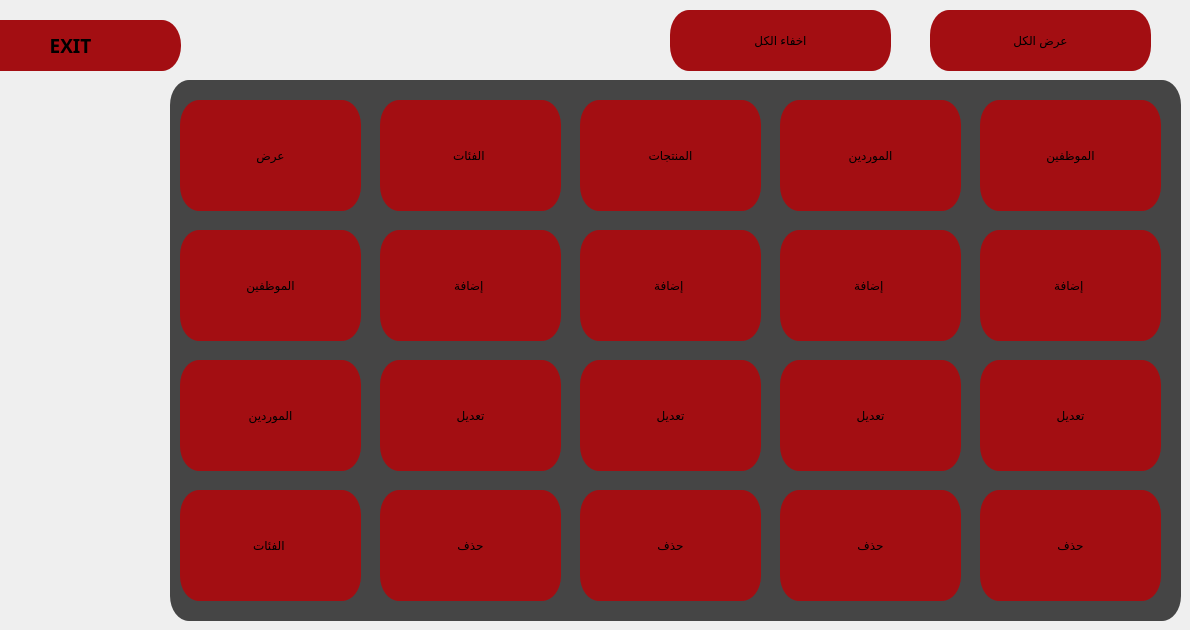
    <widget class="QWidget" name="tab_16">
     <attribute name="title">
      <string>Page</string>
     </attribute>
     <widget class="QFrame" name="frame_menu">
      <property name="enabled">
       <bool>true</bool>
      </property>
      <property name="geometry">
       <rect>
        <x>170</x>
        <y>80</y>
        <width>1011</width>
        <height>541</height>
       </rect>
      </property>
      <property name="whatsThis">
       <string>&lt;html&gt;&lt;head/&gt;&lt;body&gt;&lt;p&gt;&lt;img src=&quot;:/pt/pos.png&quot;/&gt;&lt;/p&gt;&lt;/body&gt;&lt;/html&gt;</string>
      </property>
      <property name="styleSheet">
       <string notr="true">
QFrame{
	border-radius: 19px solid;
	background-color: qlineargradient(spread:pad, x1:1, y1:1, x2:1, y2:1, stop:1 rgba(0, 0, 0, 181));
}
QFrame:hover{
	border-left:3px solid rgb(255, 242, 0);
	border-bottom:3px solid rgb(255, 242, 0);
    border-top:3px solid rgb(255, 190, 0);
	border-right:3px solid rgb(255, 190, 0);
	

}</string>
      </property>
      <property name="frameShape">
       <enum>QFrame::StyledPanel</enum>
      </property>
      <property name="frameShadow">
       <enum>QFrame::Raised</enum>
      </property>
      <widget class="QPushButton" name="btn_show_list_user">
       <property name="geometry">
        <rect>
         <x>810</x>
         <y>20</y>
         <width>181</width>
         <height>111</height>
        </rect>
       </property>
       <property name="cursor">
        <cursorShape>PointingHandCursor</cursorShape>
       </property>
       <property name="styleSheet">
        <string notr="true">QPushButton{
	border-radius: 19px solid;
	border-bottom:0px solid rgb(171, 16, 20);
    border-top:0px solid rgb(171, 16, 20);
	
	background-color: rgb(163, 14, 18);


  

}
QPushButton:hover{
	border-radius: 19px solid;
	border-bottom:0px solid rgb(171, 16, 20);
    border-top:0px solid rgb(171, 16, 20);
	
	background-color: rgb(44, 50, 93);


  

}

QPushButton:pressed{
	border-radius: 36px solid;
	border-bottom:0px solid rgb(171, 16, 20);
    border-top:0px solid rgb(171, 16, 20);
	
	background-color: rgb(44, 50, 93);


  

}
</string>
       </property>
       <property name="text">
        <string>الموظفين</string>
       </property>
       <property name="icon">
        <iconset resource="../../Desktop/pt.qrc">
         <normaloff>:/pt/administrator.png</normaloff>:/pt/administrator.png</iconset>
       </property>
       <property name="iconSize">
        <size>
         <width>70</width>
         <height>70</height>
        </size>
       </property>
      </widget>
      <widget class="QPushButton" name="btn_add_user">
       <property name="geometry">
        <rect>
         <x>810</x>
         <y>150</y>
         <width>181</width>
         <height>111</height>
        </rect>
       </property>
       <property name="cursor">
        <cursorShape>PointingHandCursor</cursorShape>
       </property>
       <property name="styleSheet">
        <string notr="true">QPushButton{
	border-radius: 19px solid;
	border-bottom:0px solid rgb(171, 16, 20);
    border-top:0px solid rgb(171, 16, 20);
	
	background-color: rgb(163, 14, 18);


  

}
QPushButton:hover{
	border-radius: 19px solid;
	border-bottom:0px solid rgb(171, 16, 20);
    border-top:0px solid rgb(171, 16, 20);
	
	background-color: rgb(44, 50, 93);


  

}

QPushButton:pressed{
	border-radius: 36px solid;
	border-bottom:0px solid rgb(171, 16, 20);
    border-top:0px solid rgb(171, 16, 20);
	
	background-color: rgb(44, 50, 93);


  

}
</string>
       </property>
       <property name="text">
        <string>إضافة </string>
       </property>
       <property name="icon">
        <iconset resource="../../Desktop/pt.qrc">
         <normaloff>:/pt/add1.png</normaloff>:/pt/add1.png</iconset>
       </property>
       <property name="iconSize">
        <size>
         <width>70</width>
         <height>70</height>
        </size>
       </property>
      </widget>
      <widget class="QPushButton" name="btn_edit_user">
       <property name="geometry">
        <rect>
         <x>810</x>
         <y>280</y>
         <width>181</width>
         <height>111</height>
        </rect>
       </property>
       <property name="cursor">
        <cursorShape>PointingHandCursor</cursorShape>
       </property>
       <property name="styleSheet">
        <string notr="true">QPushButton{
	border-radius: 19px solid;
	border-bottom:0px solid rgb(171, 16, 20);
    border-top:0px solid rgb(171, 16, 20);
	
	background-color: rgb(163, 14, 18);


  

}
QPushButton:hover{
	border-radius: 19px solid;
	border-bottom:0px solid rgb(171, 16, 20);
    border-top:0px solid rgb(171, 16, 20);
	
	background-color: rgb(44, 50, 93);


  

}

QPushButton:pressed{
	border-radius: 36px solid;
	border-bottom:0px solid rgb(171, 16, 20);
    border-top:0px solid rgb(171, 16, 20);
	
	background-color: rgb(44, 50, 93);


  

}
</string>
       </property>
       <property name="text">
        <string>تعديل</string>
       </property>
       <property name="icon">
        <iconset resource="../../Desktop/pt.qrc">
         <normaloff>:/pt/edit.png</normaloff>:/pt/edit.png</iconset>
       </property>
       <property name="iconSize">
        <size>
         <width>70</width>
         <height>70</height>
        </size>
       </property>
      </widget>
      <widget class="QPushButton" name="btn_delete_user">
       <property name="geometry">
        <rect>
         <x>810</x>
         <y>410</y>
         <width>181</width>
         <height>111</height>
        </rect>
       </property>
       <property name="cursor">
        <cursorShape>PointingHandCursor</cursorShape>
       </property>
       <property name="styleSheet">
        <string notr="true">QPushButton{
	border-radius: 19px solid;
	border-bottom:0px solid rgb(171, 16, 20);
    border-top:0px solid rgb(171, 16, 20);
	
	background-color: rgb(163, 14, 18);


  

}
QPushButton:hover{
	border-radius: 19px solid;
	border-bottom:0px solid rgb(171, 16, 20);
    border-top:0px solid rgb(171, 16, 20);
	
	background-color: rgb(44, 50, 93);


  

}

QPushButton:pressed{
	border-radius: 36px solid;
	border-bottom:0px solid rgb(171, 16, 20);
    border-top:0px solid rgb(171, 16, 20);
	
	background-color: rgb(44, 50, 93);


  

}
</string>
       </property>
       <property name="text">
        <string>حذف</string>
       </property>
       <property name="icon">
        <iconset resource="../../Desktop/pt.qrc">
         <normaloff>:/pt/delete.png</normaloff>:/pt/delete.png</iconset>
       </property>
       <property name="iconSize">
        <size>
         <width>70</width>
         <height>70</height>
        </size>
       </property>
      </widget>
      <widget class="QPushButton" name="btn_show_list_sup">
       <property name="geometry">
        <rect>
         <x>610</x>
         <y>20</y>
         <width>181</width>
         <height>111</height>
        </rect>
       </property>
       <property name="cursor">
        <cursorShape>PointingHandCursor</cursorShape>
       </property>
       <property name="styleSheet">
        <string notr="true">QPushButton{
	border-radius: 19px solid;
	border-bottom:0px solid rgb(171, 16, 20);
    border-top:0px solid rgb(171, 16, 20);
	
	background-color: rgb(163, 14, 18);


  

}
QPushButton:hover{
	border-radius: 19px solid;
	border-bottom:0px solid rgb(171, 16, 20);
    border-top:0px solid rgb(171, 16, 20);
	
	background-color: rgb(44, 50, 93);


  

}

QPushButton:pressed{
	border-radius: 36px solid;
	border-bottom:0px solid rgb(171, 16, 20);
    border-top:0px solid rgb(171, 16, 20);
	
	background-color: rgb(44, 50, 93);


  

}
</string>
       </property>
       <property name="text">
        <string>الموردين</string>
       </property>
       <property name="icon">
        <iconset resource="../../Desktop/pt.qrc">
         <normaloff>:/pt/conference.png</normaloff>:/pt/conference.png</iconset>
       </property>
       <property name="iconSize">
        <size>
         <width>70</width>
         <height>70</height>
        </size>
       </property>
      </widget>
      <widget class="QPushButton" name="btn_show_list_category">
       <property name="geometry">
        <rect>
         <x>410</x>
         <y>20</y>
         <width>181</width>
         <height>111</height>
        </rect>
       </property>
       <property name="cursor">
        <cursorShape>PointingHandCursor</cursorShape>
       </property>
       <property name="styleSheet">
        <string notr="true">QPushButton{
	border-radius: 19px solid;
	border-bottom:0px solid rgb(171, 16, 20);
    border-top:0px solid rgb(171, 16, 20);
	
	background-color: rgb(163, 14, 18);


  

}
QPushButton:hover{
	border-radius: 19px solid;
	border-bottom:0px solid rgb(171, 16, 20);
    border-top:0px solid rgb(171, 16, 20);
	
	background-color: rgb(44, 50, 93);


  

}

QPushButton:pressed{
	border-radius: 36px solid;
	border-bottom:0px solid rgb(171, 16, 20);
    border-top:0px solid rgb(171, 16, 20);
	
	background-color: rgb(44, 50, 93);


  

}
</string>
       </property>
       <property name="text">
        <string>المنتجات</string>
       </property>
       <property name="icon">
        <iconset resource="../../Desktop/pt.qrc">
         <normaloff>:/pt/product.png</normaloff>:/pt/product.png</iconset>
       </property>
       <property name="iconSize">
        <size>
         <width>70</width>
         <height>70</height>
        </size>
       </property>
      </widget>
      <widget class="QPushButton" name="btn_show_list_items">
       <property name="geometry">
        <rect>
         <x>210</x>
         <y>20</y>
         <width>181</width>
         <height>111</height>
        </rect>
       </property>
       <property name="cursor">
        <cursorShape>PointingHandCursor</cursorShape>
       </property>
       <property name="styleSheet">
        <string notr="true">QPushButton{
	border-radius: 19px solid;
	border-bottom:0px solid rgb(171, 16, 20);
    border-top:0px solid rgb(171, 16, 20);
	
	background-color: rgb(163, 14, 18);


  

}
QPushButton:hover{
	border-radius: 19px solid;
	border-bottom:0px solid rgb(171, 16, 20);
    border-top:0px solid rgb(171, 16, 20);
	
	background-color: rgb(44, 50, 93);


  

}

QPushButton:pressed{
	border-radius: 36px solid;
	border-bottom:0px solid rgb(171, 16, 20);
    border-top:0px solid rgb(171, 16, 20);
	
	background-color: rgb(44, 50, 93);


  

}
</string>
       </property>
       <property name="text">
        <string>الفئات </string>
       </property>
       <property name="icon">
        <iconset resource="../../Desktop/pt.qrc">
         <normaloff>:/pt/food.png</normaloff>:/pt/food.png</iconset>
       </property>
       <property name="iconSize">
        <size>
         <width>70</width>
         <height>70</height>
        </size>
       </property>
      </widget>
      <widget class="QPushButton" name="btn_show_list_all">
       <property name="geometry">
        <rect>
         <x>10</x>
         <y>20</y>
         <width>181</width>
         <height>111</height>
        </rect>
       </property>
       <property name="cursor">
        <cursorShape>PointingHandCursor</cursorShape>
       </property>
       <property name="styleSheet">
        <string notr="true">QPushButton{
	border-radius: 19px solid;
	border-bottom:0px solid rgb(171, 16, 20);
    border-top:0px solid rgb(171, 16, 20);
	
	background-color: rgb(163, 14, 18);


  

}
QPushButton:hover{
	border-radius: 19px solid;
	border-bottom:0px solid rgb(171, 16, 20);
    border-top:0px solid rgb(171, 16, 20);
	
	background-color: rgb(44, 50, 93);


  

}

QPushButton:pressed{
	border-radius: 36px solid;
	border-bottom:0px solid rgb(171, 16, 20);
    border-top:0px solid rgb(171, 16, 20);
	
	background-color: rgb(44, 50, 93);


  

}
</string>
       </property>
       <property name="text">
        <string>عرض</string>
       </property>
       <property name="icon">
        <iconset resource="../../Desktop/pt.qrc">
         <normaloff>:/pt/search.png</normaloff>:/pt/search.png</iconset>
       </property>
       <property name="iconSize">
        <size>
         <width>70</width>
         <height>70</height>
        </size>
       </property>
      </widget>
      <widget class="QPushButton" name="btn_show_all_users">
       <property name="geometry">
        <rect>
         <x>10</x>
         <y>150</y>
         <width>181</width>
         <height>111</height>
        </rect>
       </property>
       <property name="cursor">
        <cursorShape>PointingHandCursor</cursorShape>
       </property>
       <property name="styleSheet">
        <string notr="true">QPushButton{
	border-radius: 19px solid;
	border-bottom:0px solid rgb(171, 16, 20);
    border-top:0px solid rgb(171, 16, 20);
	
	background-color: rgb(163, 14, 18);


  

}
QPushButton:hover{
	border-radius: 19px solid;
	border-bottom:0px solid rgb(171, 16, 20);
    border-top:0px solid rgb(171, 16, 20);
	
	background-color: rgb(44, 50, 93);


  

}

QPushButton:pressed{
	border-radius: 36px solid;
	border-bottom:0px solid rgb(171, 16, 20);
    border-top:0px solid rgb(171, 16, 20);
	
	background-color: rgb(44, 50, 93);


  

}
</string>
       </property>
       <property name="text">
        <string>الموظفين</string>
       </property>
       <property name="icon">
        <iconset resource="../../Desktop/pt.qrc">
         <normaloff>:/pt/administrator.png</normaloff>:/pt/administrator.png</iconset>
       </property>
       <property name="iconSize">
        <size>
         <width>70</width>
         <height>70</height>
        </size>
       </property>
      </widget>
      <widget class="QPushButton" name="btn_show_all_sup">
       <property name="geometry">
        <rect>
         <x>10</x>
         <y>280</y>
         <width>181</width>
         <height>111</height>
        </rect>
       </property>
       <property name="cursor">
        <cursorShape>PointingHandCursor</cursorShape>
       </property>
       <property name="styleSheet">
        <string notr="true">QPushButton{
	border-radius: 19px solid;
	border-bottom:0px solid rgb(171, 16, 20);
    border-top:0px solid rgb(171, 16, 20);
	
	background-color: rgb(163, 14, 18);


  

}
QPushButton:hover{
	border-radius: 19px solid;
	border-bottom:0px solid rgb(171, 16, 20);
    border-top:0px solid rgb(171, 16, 20);
	
	background-color: rgb(44, 50, 93);


  

}

QPushButton:pressed{
	border-radius: 36px solid;
	border-bottom:0px solid rgb(171, 16, 20);
    border-top:0px solid rgb(171, 16, 20);
	
	background-color: rgb(44, 50, 93);


  

}
</string>
       </property>
       <property name="text">
        <string>الموردين</string>
       </property>
       <property name="icon">
        <iconset resource="../../Desktop/pt.qrc">
         <normaloff>:/pt/conference.png</normaloff>:/pt/conference.png</iconset>
       </property>
       <property name="iconSize">
        <size>
         <width>70</width>
         <height>70</height>
        </size>
       </property>
      </widget>
      <widget class="QPushButton" name="btn_show_all_items_category">
       <property name="geometry">
        <rect>
         <x>10</x>
         <y>410</y>
         <width>181</width>
         <height>111</height>
        </rect>
       </property>
       <property name="cursor">
        <cursorShape>PointingHandCursor</cursorShape>
       </property>
       <property name="styleSheet">
        <string notr="true">QPushButton{
	border-radius: 19px solid;
	border-bottom:0px solid rgb(171, 16, 20);
    border-top:0px solid rgb(171, 16, 20);
	
	background-color: rgb(163, 14, 18);


  

}
QPushButton:hover{
	border-radius: 19px solid;
	border-bottom:0px solid rgb(171, 16, 20);
    border-top:0px solid rgb(171, 16, 20);
	
	background-color: rgb(44, 50, 93);


  

}

QPushButton:pressed{
	border-radius: 36px solid;
	border-bottom:0px solid rgb(171, 16, 20);
    border-top:0px solid rgb(171, 16, 20);
	
	background-color: rgb(44, 50, 93);


  

}
</string>
       </property>
       <property name="text">
        <string>الفئات </string>
       </property>
       <property name="icon">
        <iconset resource="../../Desktop/pt.qrc">
         <normaloff>:/pt/food.png</normaloff>:/pt/food.png</iconset>
       </property>
       <property name="iconSize">
        <size>
         <width>70</width>
         <height>70</height>
        </size>
       </property>
      </widget>
      <widget class="QPushButton" name="btn_delete_category">
       <property name="geometry">
        <rect>
         <x>410</x>
         <y>410</y>
         <width>181</width>
         <height>111</height>
        </rect>
       </property>
       <property name="cursor">
        <cursorShape>PointingHandCursor</cursorShape>
       </property>
       <property name="styleSheet">
        <string notr="true">QPushButton{
	border-radius: 19px solid;
	border-bottom:0px solid rgb(171, 16, 20);
    border-top:0px solid rgb(171, 16, 20);
	
	background-color: rgb(163, 14, 18);


  

}
QPushButton:hover{
	border-radius: 19px solid;
	border-bottom:0px solid rgb(171, 16, 20);
    border-top:0px solid rgb(171, 16, 20);
	
	background-color: rgb(44, 50, 93);


  

}

QPushButton:pressed{
	border-radius: 36px solid;
	border-bottom:0px solid rgb(171, 16, 20);
    border-top:0px solid rgb(171, 16, 20);
	
	background-color: rgb(44, 50, 93);


  

}
</string>
       </property>
       <property name="text">
        <string>حذف</string>
       </property>
       <property name="icon">
        <iconset resource="../../Desktop/pt.qrc">
         <normaloff>:/pt/delete.png</normaloff>:/pt/delete.png</iconset>
       </property>
       <property name="iconSize">
        <size>
         <width>70</width>
         <height>70</height>
        </size>
       </property>
      </widget>
      <widget class="QPushButton" name="btn_edit_category">
       <property name="geometry">
        <rect>
         <x>410</x>
         <y>280</y>
         <width>181</width>
         <height>111</height>
        </rect>
       </property>
       <property name="cursor">
        <cursorShape>PointingHandCursor</cursorShape>
       </property>
       <property name="styleSheet">
        <string notr="true">QPushButton{
	border-radius: 19px solid;
	border-bottom:0px solid rgb(171, 16, 20);
    border-top:0px solid rgb(171, 16, 20);
	
	background-color: rgb(163, 14, 18);


  

}
QPushButton:hover{
	border-radius: 19px solid;
	border-bottom:0px solid rgb(171, 16, 20);
    border-top:0px solid rgb(171, 16, 20);
	
	background-color: rgb(44, 50, 93);


  

}

QPushButton:pressed{
	border-radius: 36px solid;
	border-bottom:0px solid rgb(171, 16, 20);
    border-top:0px solid rgb(171, 16, 20);
	
	background-color: rgb(44, 50, 93);


  

}
</string>
       </property>
       <property name="text">
        <string>تعديل</string>
       </property>
       <property name="icon">
        <iconset resource="../../Desktop/pt.qrc">
         <normaloff>:/pt/edit.png</normaloff>:/pt/edit.png</iconset>
       </property>
       <property name="iconSize">
        <size>
         <width>70</width>
         <height>70</height>
        </size>
       </property>
      </widget>
      <widget class="QPushButton" name="btn_add_category">
       <property name="geometry">
        <rect>
         <x>410</x>
         <y>150</y>
         <width>181</width>
         <height>111</height>
        </rect>
       </property>
       <property name="cursor">
        <cursorShape>PointingHandCursor</cursorShape>
       </property>
       <property name="styleSheet">
        <string notr="true">QPushButton{
	border-radius: 19px solid;
	border-bottom:0px solid rgb(171, 16, 20);
    border-top:0px solid rgb(171, 16, 20);
	
	background-color: rgb(163, 14, 18);


  

}
QPushButton:hover{
	border-radius: 19px solid;
	border-bottom:0px solid rgb(171, 16, 20);
    border-top:0px solid rgb(171, 16, 20);
	
	background-color: rgb(44, 50, 93);


  

}

QPushButton:pressed{
	border-radius: 36px solid;
	border-bottom:0px solid rgb(171, 16, 20);
    border-top:0px solid rgb(171, 16, 20);
	
	background-color: rgb(44, 50, 93);


  

}
</string>
       </property>
       <property name="text">
        <string>إضافة </string>
       </property>
       <property name="icon">
        <iconset resource="../../Desktop/pt.qrc">
         <normaloff>:/pt/add1.png</normaloff>:/pt/add1.png</iconset>
       </property>
       <property name="iconSize">
        <size>
         <width>70</width>
         <height>70</height>
        </size>
       </property>
      </widget>
      <widget class="QPushButton" name="btn_add_items">
       <property name="geometry">
        <rect>
         <x>210</x>
         <y>150</y>
         <width>181</width>
         <height>111</height>
        </rect>
       </property>
       <property name="cursor">
        <cursorShape>PointingHandCursor</cursorShape>
       </property>
       <property name="styleSheet">
        <string notr="true">QPushButton{
	border-radius: 19px solid;
	border-bottom:0px solid rgb(171, 16, 20);
    border-top:0px solid rgb(171, 16, 20);
	
	background-color: rgb(163, 14, 18);


  

}
QPushButton:hover{
	border-radius: 19px solid;
	border-bottom:0px solid rgb(171, 16, 20);
    border-top:0px solid rgb(171, 16, 20);
	
	background-color: rgb(44, 50, 93);


  

}

QPushButton:pressed{
	border-radius: 36px solid;
	border-bottom:0px solid rgb(171, 16, 20);
    border-top:0px solid rgb(171, 16, 20);
	
	background-color: rgb(44, 50, 93);


  

}
</string>
       </property>
       <property name="text">
        <string>إضافة </string>
       </property>
       <property name="icon">
        <iconset resource="../../Desktop/pt.qrc">
         <normaloff>:/pt/add1.png</normaloff>:/pt/add1.png</iconset>
       </property>
       <property name="iconSize">
        <size>
         <width>70</width>
         <height>70</height>
        </size>
       </property>
      </widget>
      <widget class="QPushButton" name="btn_delete_items">
       <property name="geometry">
        <rect>
         <x>210</x>
         <y>410</y>
         <width>181</width>
         <height>111</height>
        </rect>
       </property>
       <property name="cursor">
        <cursorShape>PointingHandCursor</cursorShape>
       </property>
       <property name="styleSheet">
        <string notr="true">QPushButton{
	border-radius: 19px solid;
	border-bottom:0px solid rgb(171, 16, 20);
    border-top:0px solid rgb(171, 16, 20);
	
	background-color: rgb(163, 14, 18);


  

}
QPushButton:hover{
	border-radius: 19px solid;
	border-bottom:0px solid rgb(171, 16, 20);
    border-top:0px solid rgb(171, 16, 20);
	
	background-color: rgb(44, 50, 93);


  

}

QPushButton:pressed{
	border-radius: 36px solid;
	border-bottom:0px solid rgb(171, 16, 20);
    border-top:0px solid rgb(171, 16, 20);
	
	background-color: rgb(44, 50, 93);


  

}
</string>
       </property>
       <property name="text">
        <string>حذف</string>
       </property>
       <property name="icon">
        <iconset resource="../../Desktop/pt.qrc">
         <normaloff>:/pt/delete.png</normaloff>:/pt/delete.png</iconset>
       </property>
       <property name="iconSize">
        <size>
         <width>70</width>
         <height>70</height>
        </size>
       </property>
      </widget>
      <widget class="QPushButton" name="btn_edit_items">
       <property name="geometry">
        <rect>
         <x>210</x>
         <y>280</y>
         <width>181</width>
         <height>111</height>
        </rect>
       </property>
       <property name="cursor">
        <cursorShape>PointingHandCursor</cursorShape>
       </property>
       <property name="styleSheet">
        <string notr="true">QPushButton{
	border-radius: 19px solid;
	border-bottom:0px solid rgb(171, 16, 20);
    border-top:0px solid rgb(171, 16, 20);
	
	background-color: rgb(163, 14, 18);


  

}
QPushButton:hover{
	border-radius: 19px solid;
	border-bottom:0px solid rgb(171, 16, 20);
    border-top:0px solid rgb(171, 16, 20);
	
	background-color: rgb(44, 50, 93);


  

}

QPushButton:pressed{
	border-radius: 36px solid;
	border-bottom:0px solid rgb(171, 16, 20);
    border-top:0px solid rgb(171, 16, 20);
	
	background-color: rgb(44, 50, 93);


  

}
</string>
       </property>
       <property name="text">
        <string>تعديل</string>
       </property>
       <property name="icon">
        <iconset resource="../../Desktop/pt.qrc">
         <normaloff>:/pt/edit.png</normaloff>:/pt/edit.png</iconset>
       </property>
       <property name="iconSize">
        <size>
         <width>70</width>
         <height>70</height>
        </size>
       </property>
      </widget>
      <widget class="QPushButton" name="btn_delete_sup">
       <property name="geometry">
        <rect>
         <x>610</x>
         <y>410</y>
         <width>181</width>
         <height>111</height>
        </rect>
       </property>
       <property name="cursor">
        <cursorShape>PointingHandCursor</cursorShape>
       </property>
       <property name="styleSheet">
        <string notr="true">QPushButton{
	border-radius: 19px solid;
	border-bottom:0px solid rgb(171, 16, 20);
    border-top:0px solid rgb(171, 16, 20);
	
	background-color: rgb(163, 14, 18);


  

}
QPushButton:hover{
	border-radius: 19px solid;
	border-bottom:0px solid rgb(171, 16, 20);
    border-top:0px solid rgb(171, 16, 20);
	
	background-color: rgb(44, 50, 93);


  

}

QPushButton:pressed{
	border-radius: 36px solid;
	border-bottom:0px solid rgb(171, 16, 20);
    border-top:0px solid rgb(171, 16, 20);
	
	background-color: rgb(44, 50, 93);


  

}
</string>
       </property>
       <property name="text">
        <string>حذف</string>
       </property>
       <property name="icon">
        <iconset resource="../../Desktop/pt.qrc">
         <normaloff>:/pt/delete.png</normaloff>:/pt/delete.png</iconset>
       </property>
       <property name="iconSize">
        <size>
         <width>70</width>
         <height>70</height>
        </size>
       </property>
      </widget>
      <widget class="QPushButton" name="btn_add_sup">
       <property name="geometry">
        <rect>
         <x>610</x>
         <y>150</y>
         <width>181</width>
         <height>111</height>
        </rect>
       </property>
       <property name="cursor">
        <cursorShape>PointingHandCursor</cursorShape>
       </property>
       <property name="styleSheet">
        <string notr="true">QPushButton{
	border-radius: 19px solid;
	border-bottom:0px solid rgb(171, 16, 20);
    border-top:0px solid rgb(171, 16, 20);
	
	background-color: rgb(163, 14, 18);


  

}
QPushButton:hover{
	border-radius: 19px solid;
	border-bottom:0px solid rgb(171, 16, 20);
    border-top:0px solid rgb(171, 16, 20);
	
	background-color: rgb(44, 50, 93);


  

}

QPushButton:pressed{
	border-radius: 36px solid;
	border-bottom:0px solid rgb(171, 16, 20);
    border-top:0px solid rgb(171, 16, 20);
	
	background-color: rgb(44, 50, 93);


  

}
</string>
       </property>
       <property name="text">
        <string>إضافة </string>
       </property>
       <property name="icon">
        <iconset resource="../../Desktop/pt.qrc">
         <normaloff>:/pt/add1.png</normaloff>:/pt/add1.png</iconset>
       </property>
       <property name="iconSize">
        <size>
         <width>70</width>
         <height>70</height>
        </size>
       </property>
      </widget>
      <widget class="QPushButton" name="btn_edit_sup">
       <property name="geometry">
        <rect>
         <x>610</x>
         <y>280</y>
         <width>181</width>
         <height>111</height>
        </rect>
       </property>
       <property name="cursor">
        <cursorShape>PointingHandCursor</cursorShape>
       </property>
       <property name="styleSheet">
        <string notr="true">QPushButton{
	border-radius: 19px solid;
	border-bottom:0px solid rgb(171, 16, 20);
    border-top:0px solid rgb(171, 16, 20);
	
	background-color: rgb(163, 14, 18);


  

}
QPushButton:hover{
	border-radius: 19px solid;
	border-bottom:0px solid rgb(171, 16, 20);
    border-top:0px solid rgb(171, 16, 20);
	
	background-color: rgb(44, 50, 93);


  

}

QPushButton:pressed{
	border-radius: 36px solid;
	border-bottom:0px solid rgb(171, 16, 20);
    border-top:0px solid rgb(171, 16, 20);
	
	background-color: rgb(44, 50, 93);


  

}
</string>
       </property>
       <property name="text">
        <string>تعديل</string>
       </property>
       <property name="icon">
        <iconset resource="../../Desktop/pt.qrc">
         <normaloff>:/pt/edit.png</normaloff>:/pt/edit.png</iconset>
       </property>
       <property name="iconSize">
        <size>
         <width>70</width>
         <height>70</height>
        </size>
       </property>
      </widget>
     </widget>
     <widget class="QPushButton" name="btn_exit_to_app">
      <property name="enabled">
       <bool>true</bool>
      </property>
      <property name="geometry">
       <rect>
        <x>-40</x>
        <y>20</y>
        <width>221</width>
        <height>51</height>
       </rect>
      </property>
      <property name="font">
       <font>
        <family>Hack</family>
        <pointsize>14</pointsize>
        <weight>75</weight>
        <bold>true</bold>
       </font>
      </property>
      <property name="cursor">
       <cursorShape>PointingHandCursor</cursorShape>
      </property>
      <property name="layoutDirection">
       <enum>Qt::LeftToRight</enum>
      </property>
      <property name="styleSheet">
       <string notr="true">QPushButton{
	border-radius: 19px solid;
	border-bottom:0px solid rgb(171, 16, 20);
    border-top:0px solid rgb(171, 16, 20);
	
	background-color: rgb(163, 14, 18);


  

}

QPushButton:hover{
	border: 70px solid qlineargradient(spread:pad, x1:1, y1:1, x2:1, y2:1, stop:1 rgba(0, 0, 0, 0));
   border-radius: 20px solid;
	border-right:18px;
	border-bottom:1px solid  rgb(237, 28, 45);
    border-top:1px solid rgb(237, 28, 46) ;
   background-color:rgb(237, 28, 47);

	


}
QPushButton:pressed{
	color:rgb(255, 205, 0);
   border-radius: 20px solid;
	border-right:18px;
	border-bottom:1px solid  rgb(237, 28, 45);
    border-top:1px solid rgb(237, 28, 46) ;
   background-color:rgb(189, 22, 37);
}</string>
      </property>
      <property name="text">
       <string>EXIT</string>
      </property>
      <property name="icon">
       <iconset resource="../../Desktop/pt.qrc">
        <normaloff>:/pt/logout.png</normaloff>:/pt/logout.png</iconset>
      </property>
      <property name="iconSize">
       <size>
        <width>40</width>
        <height>50</height>
       </size>
      </property>
     </widget>
     <widget class="QPushButton" name="btn_show_all">
      <property name="geometry">
       <rect>
        <x>930</x>
        <y>10</y>
        <width>221</width>
        <height>61</height>
       </rect>
      </property>
      <property name="styleSheet">
       <string notr="true">QPushButton{
	border-radius: 19px solid;
	border-bottom:0px solid rgb(171, 16, 20);
    border-top:0px solid rgb(171, 16, 20);
	
	background-color: rgb(163, 14, 18);


  

}

QPushButton:hover{
	border: 7px solid qlineargradient(spread:pad, x1:1, y1:1, x2:1, y2:1, stop:1 rgba(0, 0, 0, 0));
   border-radius: 2px solid;
	border-right:2px;
	border-bottom:1px solid  rgb(237, 28, 45);
    border-top:1px solid rgb(237, 28, 46) ;
   background-color:rgb(237, 28, 47);

	


}
QPushButton:pressed{
	color:rgb(255, 205, 0);

   background-color:rgb(189, 22, 37);
}</string>
      </property>
      <property name="text">
       <string>عرض الكل</string>
      </property>
     </widget>
     <widget class="QPushButton" name="btn_hide_all">
      <property name="geometry">
       <rect>
        <x>670</x>
        <y>10</y>
        <width>221</width>
        <height>61</height>
       </rect>
      </property>
      <property name="styleSheet">
       <string notr="true">QPushButton{
	border-radius: 19px solid;
	border-bottom:0px solid rgb(171, 16, 20);
    border-top:0px solid rgb(171, 16, 20);
	
	background-color: rgb(163, 14, 18);


  

}

QPushButton:hover{
	border: 7px solid qlineargradient(spread:pad, x1:1, y1:1, x2:1, y2:1, stop:1 rgba(0, 0, 0, 0));
   border-radius: 2px solid;
	border-right:2px;
	border-bottom:1px solid  rgb(237, 28, 45);
    border-top:1px solid rgb(237, 28, 46) ;
   background-color:rgb(237, 28, 47);

	


}
QPushButton:pressed{
	color:rgb(255, 205, 0);

   background-color:rgb(189, 22, 37);
}</string>
      </property>
      <property name="text">
       <string>اخفاء الكل</string>
      </property>
     </widget>
    </widget>
